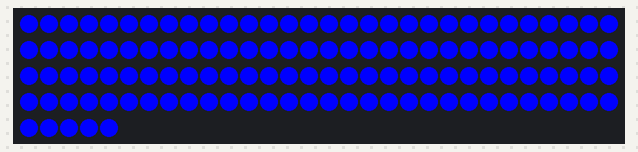
This sketch was run on a simulated Arduino Uno, built with avr-gcc and run on an emulated ATmega328P. On the bench: 125 RGB LEDs in strip order, left to right, continuing on the next row. Random numbers use the default seed unless the sketch sets one.

Above: at 2.4 s.
At 6.2 s:
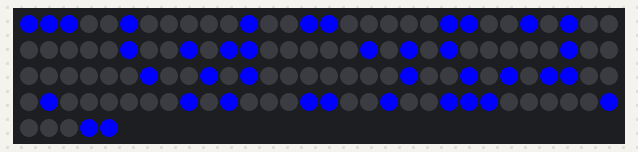
At 7.2 s:
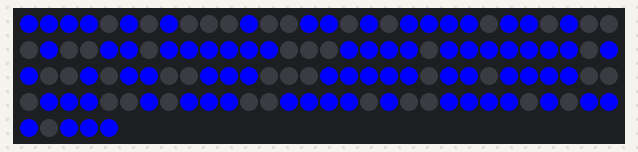
At 27.53 s:
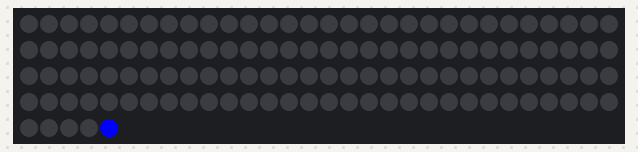
At 33.34 s:
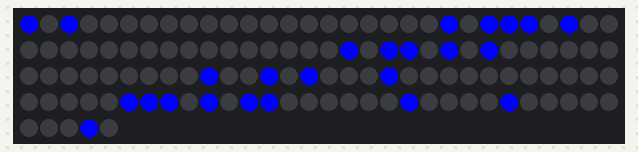
At 39.43 s:
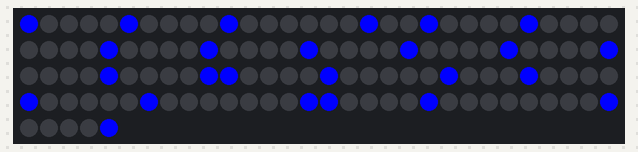

Measured:
- what the display in image 0 shows lasts 1.4 s, from 2.4 s to 3.8 s
- what the display in image 1 shows lasts 0.6 s, from 6.1 s to 6.7 s
- what the display in image 2 shows lasts 0.9 s, from 7.1 s to 8.0 s

The sketch:

arduinocube_neopixel_instructable_01.ino
```cpp
// Arduino WS2811 Digital RGB LED Cube
// 2016 Carl Sutter
//
// Pin 6 is connected to the data line of the 125 WS2811 LED strand

#include <Adafruit_NeoPixel.h>
#include <string.h>

#define AXIS_X 1
#define AXIS_Y 2
#define AXIS_Z 3

#define PIN 6    // the i/o pin the data line on the WS2812b string is connected to
#define WIDTH 5  // the number of pixels in each dimension width=height=length

// Parameter 1 = number of pixels in strip
// Parameter 2 = Arduino pin number (most are valid)
// Parameter 3 = pixel type flags, add together as needed:
//   NEO_KHZ800  800 KHz bitstream (most NeoPixel products w/WS2812 LEDs)
//   NEO_KHZ400  400 KHz (classic 'v1' (not v2) FLORA pixels, WS2811 drivers)
//   NEO_GRB     Pixels are wired for GRB bitstream (most NeoPixel products)
//   NEO_RGB     Pixels are wired for RGB bitstream (v1 FLORA pixels, not v2)
Adafruit_NeoPixel strip = Adafruit_NeoPixel(125, PIN, NEO_GRB + NEO_KHZ800);


void setup() {
  strip.begin();
  strip.show(); // Initialize all pixels to 'off'
}


void loop()  //ALL VISUAL EFFECTS ARE STARTED FROM HERE
{
  if (true)
  //if (false)
  {

    effect_planboing(AXIS_Z, 60);
    effect_planboing(AXIS_Y, 60);
    effect_planboing(AXIS_X, 60);

    effect_blinky2();
    effect_blinky2();

    effect_random_filler(150,1);
    effect_random_filler(150,0);

    effect_rain(100);

    effectBoxZoom(100);

    for(int count=0; count<2; count++){
      effect_boxside_randsend_parallel(AXIS_X, 0, 25);
      effect_boxside_randsend_parallel(AXIS_X, 1, 25);
    }
    for(int count2=0; count2<2; count2++){
      effect_boxside_randsend_parallel(AXIS_Y, 0, 25);
      effect_boxside_randsend_parallel(AXIS_Y, 1, 25);
    }
    for(int count3=0; count3<2; count3++){
      effect_boxside_randsend_parallel(AXIS_Z, 0, 25);
      effect_boxside_randsend_parallel(AXIS_Z, 1, 25);
    }
  } // if true

} // loop


// ==========================================================================================
//   Effect functions
// ==========================================================================================

// Draw a plane on one axis and send it back and forth once.
void effect_planboing (int plane, int wait)
{
  int i;
  for (i=0;i<WIDTH;i++)
  {
    colorFill(strip.Color(0, 0, 0)); // Black
    setplane(plane, i);
    strip.show();
    delay(wait);
  }

  for (i=(WIDTH - 1);i>=0;i--)
  {
    colorFill(strip.Color(0, 0, 0)); // Black
    setplane(plane,i);
    strip.show();
    delay(wait);
  }
} // effect_planboing


// effect_blinky2 - flash the whole cube on and off at different speeds
void effect_blinky2()
{
  int i;

  i = 750;
  while (i>0) {
    colorWipe(strip.Color(0, 0, 0)); // Black
    delay_ms(i);

    colorWipe(strip.Color(0, 0, 255)); // Blue
    delay(10);

    i = i - (15+(1000/(i/10)));
  }

  delay(200);

  i = 750;
  while (i>0) {
    colorWipe(strip.Color(0, 0, 0)); // Black
    delay_ms(751-i);

    colorWipe(strip.Color(0, 0, 255)); // Blue
    delay(10);

    i = i - (15+(1000/(i/10)));
    }
} // effect_blinky2


// Set or clear exactly WIDTH^3 voxels in a random order.
void effect_random_filler(int wait, int state) {
  int x,y,z;
  int loop = 0;

  if (state == 1) {
    colorWipe(strip.Color(0, 0, 0)); // Black
  } else {
    colorWipe(strip.Color(0, 0, 255)); // Blue
  }

  while (loop<(WIDTH*WIDTH*WIDTH-1)) {
    x = rand()%WIDTH;
    y = rand()%WIDTH;
    z = rand()%WIDTH;

    if (state == 0 && getPixelColorAt(x, y, z) == 0x0000FF) clrVoxel(x, y, z);
    if (state == 1 && getPixelColorAt(x, y, z) == 0x000000) setVoxel(x, y, z);
    strip.show();
    delay_ms(wait);
    loop++;
  }
} // effect_random_filler


// effect-rain - do a rain falling show
void effect_rain(int iterations) {
  int i, j;
  int rnd_x;
  int rnd_y;
  int rnd_num;

  colorWipe(strip.Color(0, 0, 0)); // Black

  for (j=0; j<iterations; j++) {
    rnd_num = rand() % 4;

    for (i=0; i < rnd_num;i++) {
      rnd_x = rand()%WIDTH;
      rnd_y = rand()%WIDTH;
      setVoxel(rnd_x, rnd_y, (WIDTH - 1));
      strip.show();
    }

    delay(30);
    shift_z_down();
    clrplane_z(WIDTH-1);
  } // for j
} // effect_rain


// effectBoxZoom - draw an expanding then contracting box
void effectBoxZoom(int wait) {
  int i;

  colorFill (strip.Color(0, 0, 0)); // Black
  setVoxel(0, 0, 0);
  strip.show();
  delay(wait);

  for (i=0; i<WIDTH; i++) {
    box_filled(0, 0, 0, i, i, i);
    delay(wait);
  }

  for (i=1; i<WIDTH-1; i++) {
    colorWipe(strip.Color(0, 0, 0)); // Black
    box_filled(i, i, i, WIDTH-1, WIDTH-1, WIDTH-1);
    delay(wait);
  }

  colorWipe(strip.Color(0, 0, 0)); // Black
  setVoxel(WIDTH-1, WIDTH-1, WIDTH-1);
  strip.show();
  delay(wait);

} // effectBoxZoom


// effect_boxside_randsend_parallel - move dots from one side to the other
void effect_boxside_randsend_parallel (char axis, int dir, int wait) {
  int i;
  int done;
  byte cubepos[WIDTH*WIDTH];
  byte pos[WIDTH*WIDTH];
  int notdone = 1;
  int notdone2 = 1;
  int sent = 0;

  // initialize the positions to zero
  for (i=0; i<WIDTH*WIDTH; i++) pos[i] = 0;

  // loop until all the pixels are moved
  while (notdone) {

    // find one more dot to send, generating random positions until one is found
    notdone2 = 1;
    while (notdone2 && sent<(WIDTH*WIDTH)) {
      i = rand()%(WIDTH*WIDTH);
      if (pos[i] == 0) {
        sent++;
        pos[i] += 1;
        notdone2 = 0;
      }
    }

    // load the array to draw based on the direction
    for (i=0; i<WIDTH*WIDTH; i++) {
      if (dir == 0) {
        cubepos[i] = pos[i];  // move the positive direction - away from the axis
      } else {
        cubepos[i] = ((WIDTH - 1)-pos[i]);  // move towards the axis - reverse direction
      }
    }

    // draw the cube
    draw_positions_axis(axis,cubepos);
    delay(wait);

    // move all the positions forward one, stopping at the end, and counting done rows
    done = 0;
    for (i=0; i<WIDTH*WIDTH; i++) {
      if (pos[i] > 0 && pos[i] <(WIDTH - 1)) pos[i] += 1;
      if (pos[i] == (WIDTH - 1)) done++;
    }

    // set a flag to quit if all rows are complete
    if (done == WIDTH*WIDTH) notdone = 0;

  }

} // effect_boxside_randsend_parallel


// ==========================================================================================
//   Draw functions
// ==========================================================================================

// set all pixels to the given color
void colorFill(uint32_t c) {
  for(uint16_t i=0; i<strip.numPixels(); i++) {
    strip.setPixelColor(i, c);
  }
} // colorFill


// set all pixels to the given color and display them
void colorWipe(uint32_t c) {
  colorFill(c);
  strip.show();
} // colorWipe


// Set a single voxel to ON
void setVoxel(int x, int y, int z) {
  strip.setPixelColor(getPixelNum(x, y, z), strip.Color(0, 0, 255));
} // setVoxel


// Set a single voxel to OFF
void clrVoxel(int x, int y, int z) {
    strip.setPixelColor(getPixelNum(x, y, z), strip.Color(0, 0, 0));
} // clrVoxel


// compute the pixel number from the x, y, and z coord
// this depends on the geometry of the cube
int getPixelNum(int x, int y, int z) {
   int i;

    i = x * WIDTH * WIDTH;
    if ((x % 2) == 0) {
      i += y * WIDTH;
      if ((y % 2) == 0) {
        i += z;
      } else {
        i += (WIDTH - 1) - z;
      }
    } else {
      i += ((WIDTH - 1) - y) * WIDTH;
      if ((y % 2) == 0) {
        i += (WIDTH - 1) - z;
      } else {
        i += z;
      }
    }

   return i;
} // getPixelNum


// getPixelColorAt - get the color at the given coordinate
uint32_t getPixelColorAt(int x, int y, int z){
  return strip.getPixelColor(getPixelNum(x, y, z));
}

// Sets all voxels along a Y/Z plane at a given point on axis X
void setplane_x (int x) {
  int y, z;

  if (x>=0 && x<WIDTH) {
    for (z=0;z<WIDTH;z++) {
      for (y=0;y<WIDTH;y++) {
        setVoxel(x,y,z);
      }
    }
  }
} // setplane_x


// Sets all voxels along a X/Z plane at a given point on axis Y
void setplane_y (int y) {
  int x, z;

  if (y>=0 && y<WIDTH) {
    for (z=0;z<WIDTH;z++) {
      for (x=0;x<WIDTH;x++) {
        setVoxel(x,y,z);
      }
    }
  }
} // setplane_y


// Sets all voxels along a X/Y plane at a given point on axis Z
void setplane_z (int z) {
  int x, y;

  if (z>=0 && z<WIDTH) {
    for (y=0;y<WIDTH;y++) {
      for (x=0;x<WIDTH;x++) {
        setVoxel(x,y,z);
      }
    }
  }
} // setplane_z


// sets the given plane
void setplane (char axis, unsigned char i)
{
  switch (axis)
  {
  case AXIS_X:
    setplane_x(i);
    break;

  case AXIS_Y:
    setplane_y(i);
    break;

  case AXIS_Z:
    setplane_z(i);
    break;
  }
}


// clrplane_x - Clears voxels in the given x plane
void clrplane_x (int x) {
  int y, z;

  if (x>=0 && x<WIDTH) {
    for (z=0;z<WIDTH;z++) {
      for (y=0;y<WIDTH;y++) {
        clrvoxel(x,y,z);
      }
    }
  }
} // clrplane_x


// clrplane_y - Clears voxels in the given y plane
void clrplane_y (int y) {
  int x, z;

  if (y>=0 && y<WIDTH) {
    for (z=0;z<WIDTH;z++) {
      for (x=0;x<WIDTH;x++) {
        clrvoxel(x,y,z);
      }
    }
  }
} // clrplane_y


// clrplane_z - Clears voxels in the given z plane
void clrplane_z (int z) {
  int x, y;

  if (z>=0 && z<WIDTH) {
    for (x=0;x<WIDTH;x++) {
      for (y=0;y<WIDTH;y++) {
        clrvoxel(x,y,z);
      }
    }
  }
} // clrplane_z


// clrplane - clear the given plane
void clrplane(char axis, unsigned char i) {
  switch (axis) {
    case AXIS_X:
      clrplane_x(i);
      break;

    case AXIS_Y:
      clrplane_y(i);
      break;

    case AXIS_Z:
      clrplane_z(i);
      break;
  }
} // clrplane


// shift_z_down - shift the cube down the z axis
void shift_z_down() {
  int x, y, z;

  for (z=0; z<(WIDTH-1); z++) {
    for (x=0; x<WIDTH; x++) {
      for (y=0; y<WIDTH; y++) {
        strip.setPixelColor(getPixelNum(x, y, z), getPixelColorAt(x, y, z+1));
      }
    }
  }
  strip.show();
} // shift_z_down


// Draw a box with all walls drawn and all voxels inside set
void box_filled(int x1, int y1, int z1, int x2, int y2, int z2) {
  int ix, iy, iz;

  for (ix=x1; ix<=x2; ix++) {
    for (iy=y1; iy<=y2; iy++) {
      for (iz=z1; iz<=z2; iz++) {
        setVoxel(ix, iy, iz);
      } //iz
    } // iy
  } // ix
  strip.show();

} // box_filled


// draw_positions_axis - draw a dot at each position in the matrix - 0 is the starting position, and will light up a fill slice
void draw_positions_axis(char axis, byte positions[WIDTH*WIDTH]) {
  int x, y, p;

  colorWipe(strip.Color(0, 0, 0)); // Black

  for (x=0; x<WIDTH; x++) {
    for (y=0; y<WIDTH; y++) {
      p = positions[(x*WIDTH)+y];

      if (axis == AXIS_Z)
        setVoxel(x,y,p);

      if (axis == AXIS_Y)
        setVoxel(x,p,y);

      if (axis == AXIS_X)
        setVoxel(p,y,x);
    }
  }

  strip.show();
} // draw_positions_axis


// Set a single voxel to ON
void clrvoxel(int x, int y, int z)
{
  int i;

  strip.setPixelColor(getPixelNum(x, y, z), strip.Color(0, 0, 0));
  strip.show();
}

// this is an old function that should be removed
// Delay loop.
// This is not calibrated to milliseconds,
// but we had allready made to many effects using this
// calibration when we figured it might be a good idea
// to calibrate it.
void delay_ms(uint16_t x)
{
  uint8_t y, z;
  for ( ; x > 0 ; x--){
    for ( y = 0 ; y < 90 ; y++){
      for ( z = 0 ; z < 6 ; z++){
        asm volatile ("nop");
      }
    }
  }
}
```
